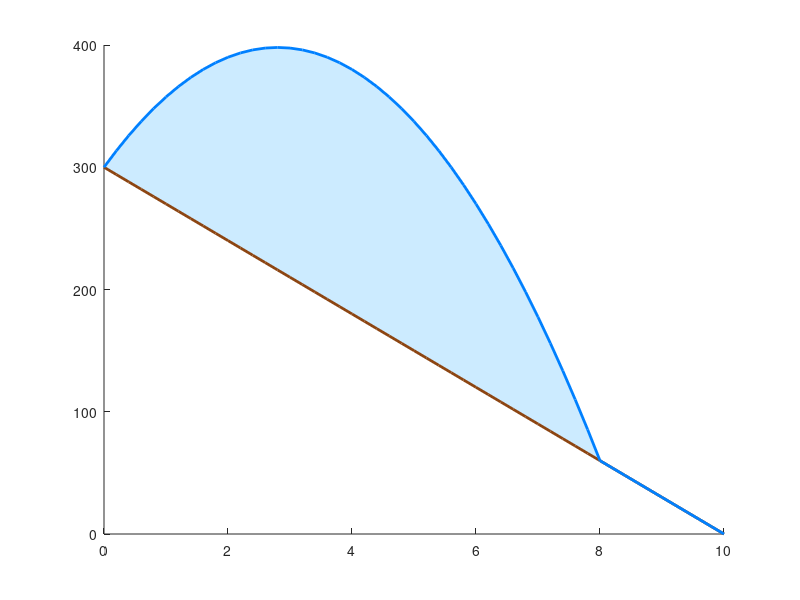

This chart was generated by the following MATLAB code: (Note: this script raises an error after producing the figure.)
% Parameters
L_total = 10000;   % total length in meters
L_ice   = 8000;    % glacier-covered length in meters
H_max   = 200;     % maximum ice thickness in meters

% Create x grid
x = linspace(0, L_total, 51);  % in meters

% Bedrock: linearly from 300 m at head to 0 m at end
bedrock = 300 * (1 - x / L_total);

% Initialize surface as bedrock
surface = bedrock;

% Glacier mask
mask_ice = x <= L_ice;
x_ice = x(mask_ice);
x_norm = x_ice / L_ice;  % normalized [0,1]

% Parabolic ice thickness: 0 at both ends, max at center
thickness = H_max * 4 .* x_norm .* (1 - x_norm);

% Surface = bedrock + ice thickness in glacier region
surface(mask_ice) = bedrock(mask_ice) + thickness;

% Plot
figure('Position', [100, 100, 800, 400])
hold on;
fill_between = @(x, y1, y2, colorval) fill([x, fliplr(x)], [y1, fliplr(y2)], colorval, 'EdgeColor', 'none');
fill_between(x/1000, bedrock, surface, [0.8 0.92 1])  % ice fill
plot(x/1000, bedrock, 'Color', [0.55 0.27 0.07], 'LineWidth', 2)  % bedrock
plot(x/1000, surface, 'Color', [0 0.5 1], 'LineWidth', 2)         % surface
xline(L_ice/1000, '--', 'Color', [0.5 0.5 0.5], 'LineWidth', 1.5, 'Label', 'Glacier Terminus (8 km)', 'LabelVerticalAlignment', 'bottom')

xlabel('Distance along flowline (km)')
ylabel('Elevation (m)')
title('Idealized Glacier Geometry with Zero Thickness at Head and Terminus')
legend('Ice', 'Bedrock', 'Surface', 'Location', 'southwest')
grid on;
axis tight;
